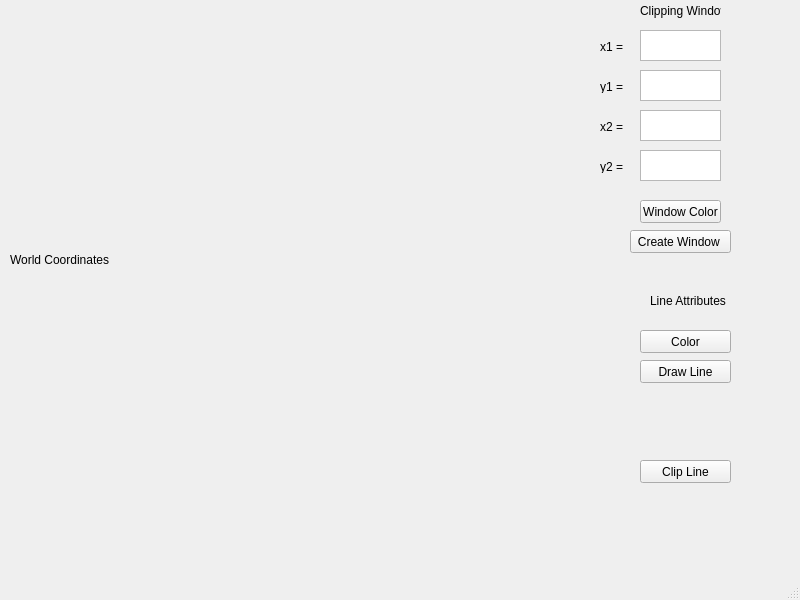
<?xml version="1.0" encoding="UTF-8"?>
<ui version="4.0">
 <class>MainWindow</class>
 <widget class="QMainWindow" name="MainWindow">
  <property name="geometry">
   <rect>
    <x>0</x>
    <y>0</y>
    <width>800</width>
    <height>600</height>
   </rect>
  </property>
  <property name="windowTitle">
   <string>MainWindow</string>
  </property>
  <widget class="QWidget" name="centralwidget">
   <widget class="QLabel" name="background">
    <property name="geometry">
     <rect>
      <x>10</x>
      <y>10</y>
      <width>500</width>
      <height>500</height>
     </rect>
    </property>
    <property name="text">
     <string>World Coordinates</string>
    </property>
   </widget>
   <widget class="QPlainTextEdit" name="plainTextEdit">
    <property name="geometry">
     <rect>
      <x>640</x>
      <y>30</y>
      <width>81</width>
      <height>31</height>
     </rect>
    </property>
   </widget>
   <widget class="QPlainTextEdit" name="plainTextEdit_2">
    <property name="geometry">
     <rect>
      <x>640</x>
      <y>70</y>
      <width>81</width>
      <height>31</height>
     </rect>
    </property>
   </widget>
   <widget class="QPlainTextEdit" name="plainTextEdit_3">
    <property name="geometry">
     <rect>
      <x>640</x>
      <y>110</y>
      <width>81</width>
      <height>31</height>
     </rect>
    </property>
   </widget>
   <widget class="QPlainTextEdit" name="plainTextEdit_4">
    <property name="geometry">
     <rect>
      <x>640</x>
      <y>150</y>
      <width>81</width>
      <height>31</height>
     </rect>
    </property>
   </widget>
   <widget class="QLabel" name="label_2">
    <property name="geometry">
     <rect>
      <x>640</x>
      <y>0</y>
      <width>81</width>
      <height>21</height>
     </rect>
    </property>
    <property name="text">
     <string>Clipping Window</string>
    </property>
   </widget>
   <widget class="QLabel" name="label_3">
    <property name="geometry">
     <rect>
      <x>600</x>
      <y>40</y>
      <width>47</width>
      <height>13</height>
     </rect>
    </property>
    <property name="text">
     <string>x1 = </string>
    </property>
   </widget>
   <widget class="QLabel" name="label_4">
    <property name="geometry">
     <rect>
      <x>600</x>
      <y>80</y>
      <width>47</width>
      <height>13</height>
     </rect>
    </property>
    <property name="text">
     <string>y1 = </string>
    </property>
   </widget>
   <widget class="QLabel" name="label_5">
    <property name="geometry">
     <rect>
      <x>600</x>
      <y>120</y>
      <width>47</width>
      <height>13</height>
     </rect>
    </property>
    <property name="text">
     <string>x2 = </string>
    </property>
   </widget>
   <widget class="QLabel" name="label_6">
    <property name="geometry">
     <rect>
      <x>600</x>
      <y>160</y>
      <width>47</width>
      <height>13</height>
     </rect>
    </property>
    <property name="text">
     <string>y2 = </string>
    </property>
   </widget>
   <widget class="QPushButton" name="windowColor">
    <property name="geometry">
     <rect>
      <x>640</x>
      <y>200</y>
      <width>81</width>
      <height>23</height>
     </rect>
    </property>
    <property name="text">
     <string>Window Color</string>
    </property>
   </widget>
   <widget class="QPushButton" name="createWindow">
    <property name="geometry">
     <rect>
      <x>630</x>
      <y>230</y>
      <width>101</width>
      <height>23</height>
     </rect>
    </property>
    <property name="text">
     <string>Create Window </string>
    </property>
   </widget>
   <widget class="QLabel" name="label_7">
    <property name="geometry">
     <rect>
      <x>650</x>
      <y>290</y>
      <width>81</width>
      <height>21</height>
     </rect>
    </property>
    <property name="text">
     <string>Line Attributes</string>
    </property>
   </widget>
   <widget class="QPushButton" name="lineColor">
    <property name="geometry">
     <rect>
      <x>640</x>
      <y>330</y>
      <width>91</width>
      <height>23</height>
     </rect>
    </property>
    <property name="text">
     <string>Color</string>
    </property>
   </widget>
   <widget class="QPushButton" name="createLine">
    <property name="geometry">
     <rect>
      <x>640</x>
      <y>360</y>
      <width>91</width>
      <height>23</height>
     </rect>
    </property>
    <property name="text">
     <string>Draw Line</string>
    </property>
   </widget>
   <widget class="QPushButton" name="clipLine">
    <property name="geometry">
     <rect>
      <x>640</x>
      <y>460</y>
      <width>91</width>
      <height>23</height>
     </rect>
    </property>
    <property name="text">
     <string>Clip Line</string>
    </property>
   </widget>
  </widget>
  <widget class="QMenuBar" name="menubar">
   <property name="geometry">
    <rect>
     <x>0</x>
     <y>0</y>
     <width>800</width>
     <height>21</height>
    </rect>
   </property>
  </widget>
  <widget class="QStatusBar" name="statusbar"/>
 </widget>
 <resources/>
 <connections/>
</ui>
